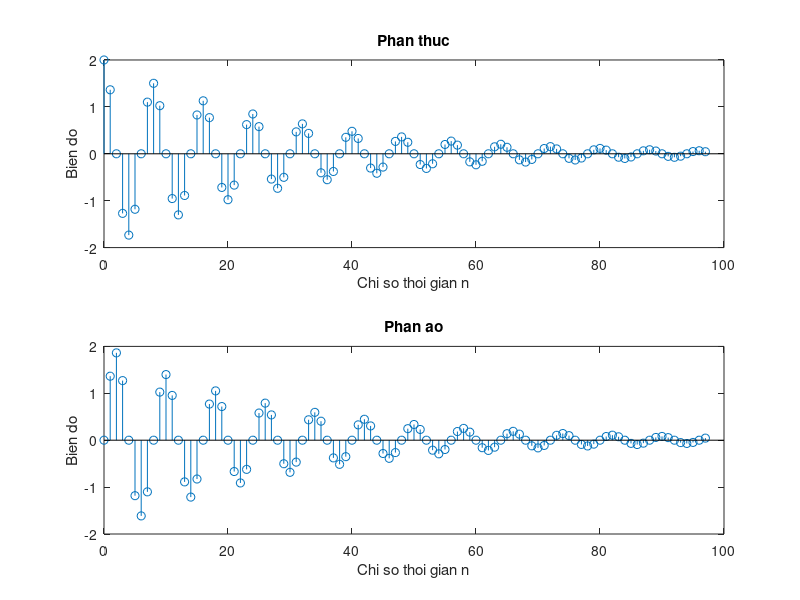

MATLAB code to generate this figure:
clf;
c=-(1/28)+(pi/4)*1i;
k=2;
n=0:97;
x=k*exp(c*n);
subplot(2,1,1);
stem(n,real(x));
xlabel('Chi so thoi gian n'); ylabel('Bien do');
title('Phan thuc');
subplot(2,1,2);
stem(n,imag(x));
xlabel('Chi so thoi gian n'); ylabel('Bien do');
title('Phan ao');
